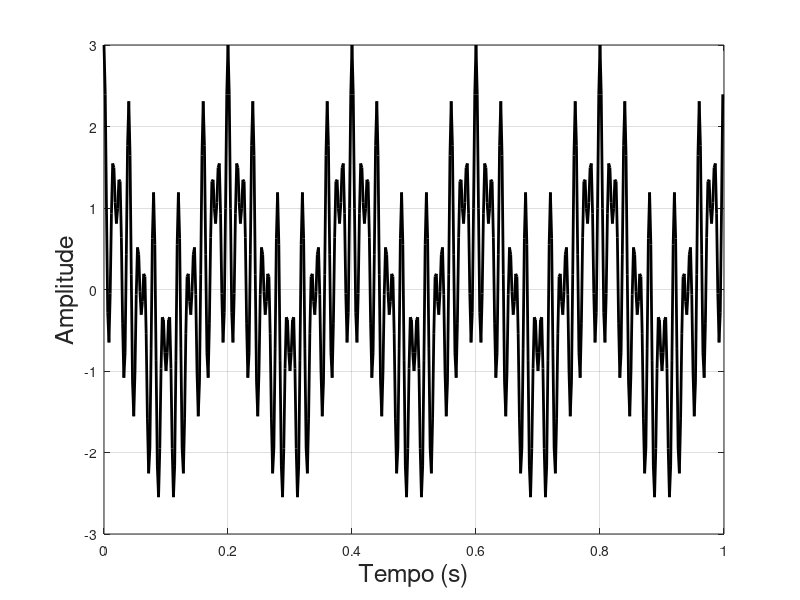
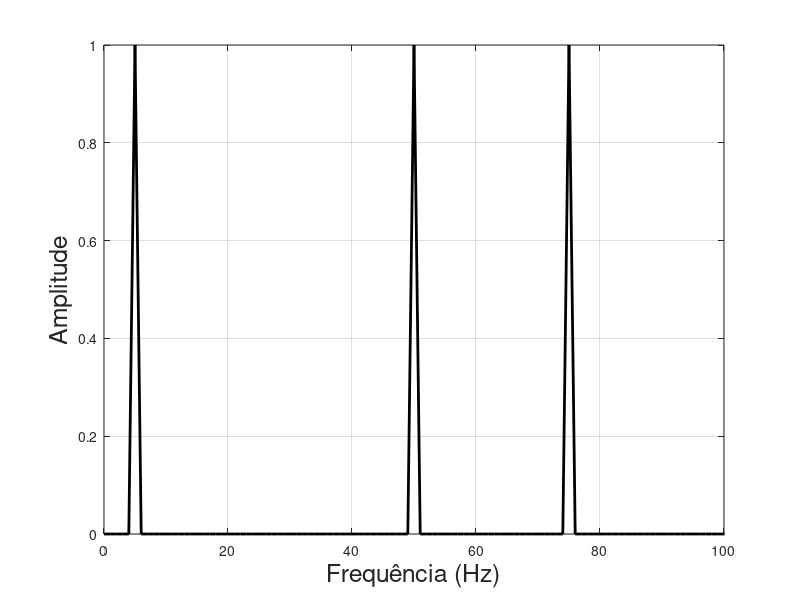
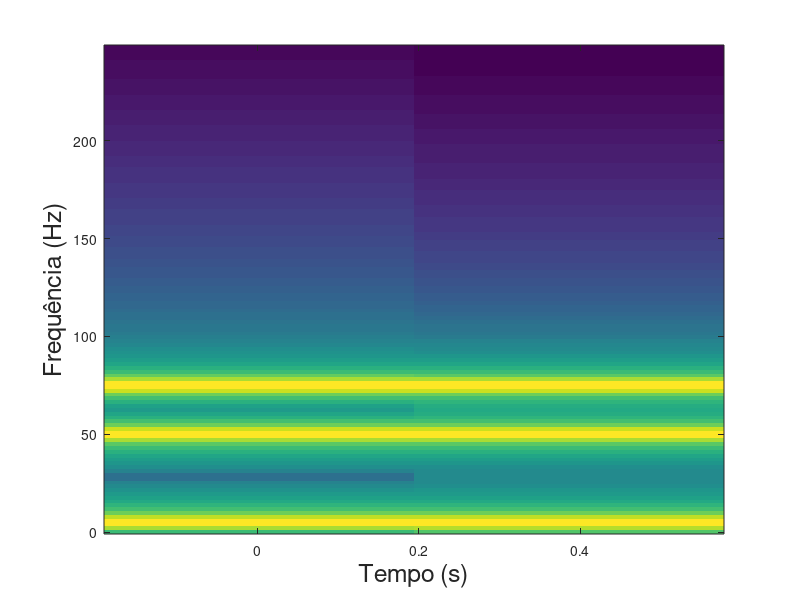
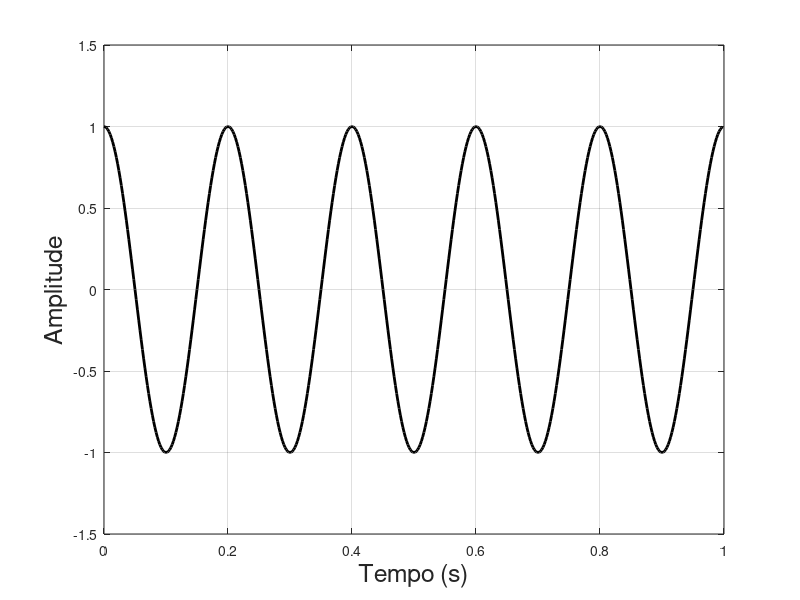

Here is the MATLAB script that generated these plots, in order:
% Fundamentos de Acústica Submarina 

clear all, close all 

pkg load signal

f1 =  5;
f2 = 50;
f3 = 75;
amostragem = 500; 
nyquist = 250;
dt = 1.0/amostragem;
t = [0:dt:1-dt];
w1 = 2*pi*f1;
w2 = 2*pi*f2;
w3 = 2*pi*f3;
s = cos( w1*t ) + cos( w2*t ) + cos( w3*t );
S = fft(s);
Saux = fft(s);

P = real( S.*conj( S ) );
P = P/max( P );
frequencias = [0:1:amostragem-1];
% Filtro improvisado: 
% remover componentes não desejadas:
f = abs( frequencias - f1 );
[themin,i1] = min( f );
f = abs( frequencias - amostragem + f1 );
[themin,i2] = min( f );
Saux(i1+10:i2-10) = 0;
sf = real( ifft(Saux) );

figure(1)
plot(t,s,'k','LineWidth',2)
grid on, box on
xlabel('Tempo (s)','FontSize',18)
ylabel('Amplitude','FontSize',18)

figure(2)
plot(frequencias,P,'k','LineWidth',2)
xlim([0,f3+25])
grid on, box on
xlabel('Frequência (Hz)','FontSize',18)
ylabel('Amplitude','FontSize',18)

figure(3)
specgram(s, 256, amostragem, 256, 64);
xlabel('Tempo (s)','FontSize',18)
ylabel('Frequência (Hz)','FontSize',18)

figure(4)
plot(t,sf,'k','LineWidth',2)
xlabel('Tempo (s)','FontSize',18)
ylabel('Amplitude','FontSize',18)
grid on, box on

